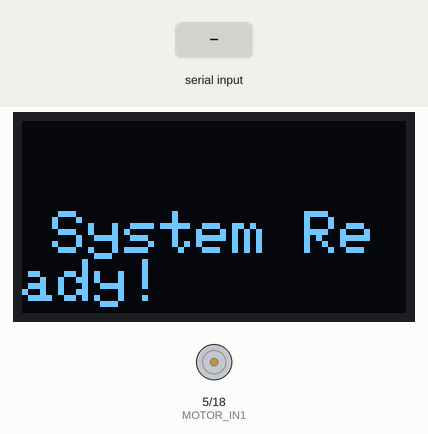
A sketch run on a simulated Arduino Uno, built with avr-gcc and run on an emulated ATmega328P. On the bench: 128×64 one-colour display, motor-driver pin pairs drawn as motors (green arrow = first pin HIGH = forward, orange = second pin HIGH = backward, longer = more drive). Inputs (shaded band) come from the test bench. What the sketch prints to the serial monitor is not drawn.

Above: at 1.2 s.
1.3 s: "FIRE" received over the second serial link
At 3.7 s:
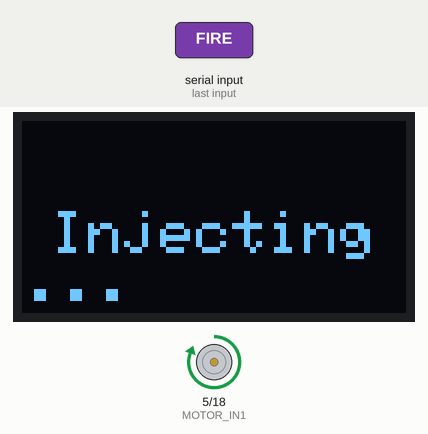
At 6.7 s:
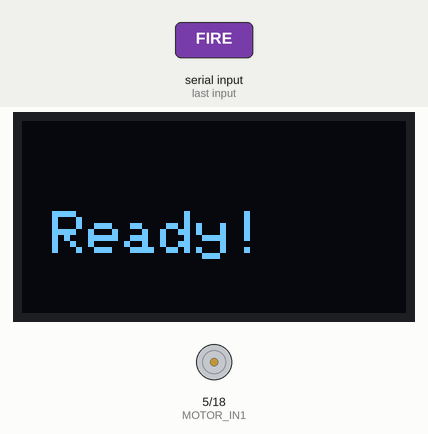
6.8 s: "1" received over the second serial link
Timing chart, 0 to 9.8 s (numbered marks = the images above; inputs shaded):
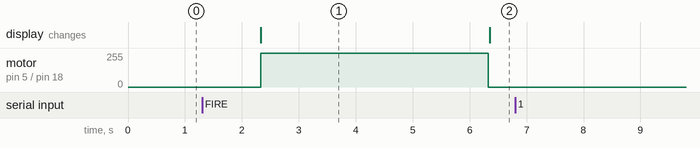

Measured:
- after the input at 1.3 s, motor on pin 5 (MOTOR_IN1) / pin 18 (MOTOR_IN2): stopped → forward 255/255 after 1.0 s, → stopped 4.0 s later; the display: changes after 1.0 s (image 1)
- after the input at 6.8 s, every drawn part: stays the same
- what the display in image 1 shows lasts 4.1 s, from 2.3 s to 6.4 s

The sketch:

receiver.ino
```cpp
#include <Wire.h>
#include <Adafruit_SSD1306.h>
#include <SoftwareSerial.h>

#define SCREEN_WIDTH 128  // OLED display width
#define SCREEN_HEIGHT 64  // OLED display height
Adafruit_SSD1306 display(SCREEN_WIDTH, SCREEN_HEIGHT, &Wire, -1);

SoftwareSerial HC12(16, 17);  // HC-12 TX to ESP32 RX, RX to ESP32 TX

// Motor driver pins (L298N)
#define MOTOR_IN1 5  // Motor forward
#define MOTOR_IN2 18  // Motor backward

void setup() {
  Serial.begin(115200);
  HC12.begin(9600);

  pinMode(MOTOR_IN1, OUTPUT);
  pinMode(MOTOR_IN2, OUTPUT);

  // Initialize OLED display
  if (!display.begin(SSD1306_SWITCHCAPVCC, 0x3C)) {
    Serial.println(F("OLED initialization failed!"));
    while (1);
  }

  displayMessage("System Ready!");
}

void loop() {
  if (HC12.available()) {
    String command = HC12.readString();
    Serial.println("Received: " + command);

    if (command.indexOf("FIRE") >= 0) {
      displayMessage("Injecting...");
      activateMotor();
      displayMessage("Ready!");
    }
  }
}

void activateMotor() {
  digitalWrite(MOTOR_IN1, HIGH);
  digitalWrite(MOTOR_IN2, LOW);
  delay(4000);  // Motor runs for 4 seconds (Injection)
  digitalWrite(MOTOR_IN1, LOW);
  digitalWrite(MOTOR_IN2, LOW);
}

void displayMessage(String message) {
  display.clearDisplay();
  display.setTextSize(2);
  display.setTextColor(WHITE);
  display.setCursor(10, 30);
  display.println(message);
  display.display();
}
```
